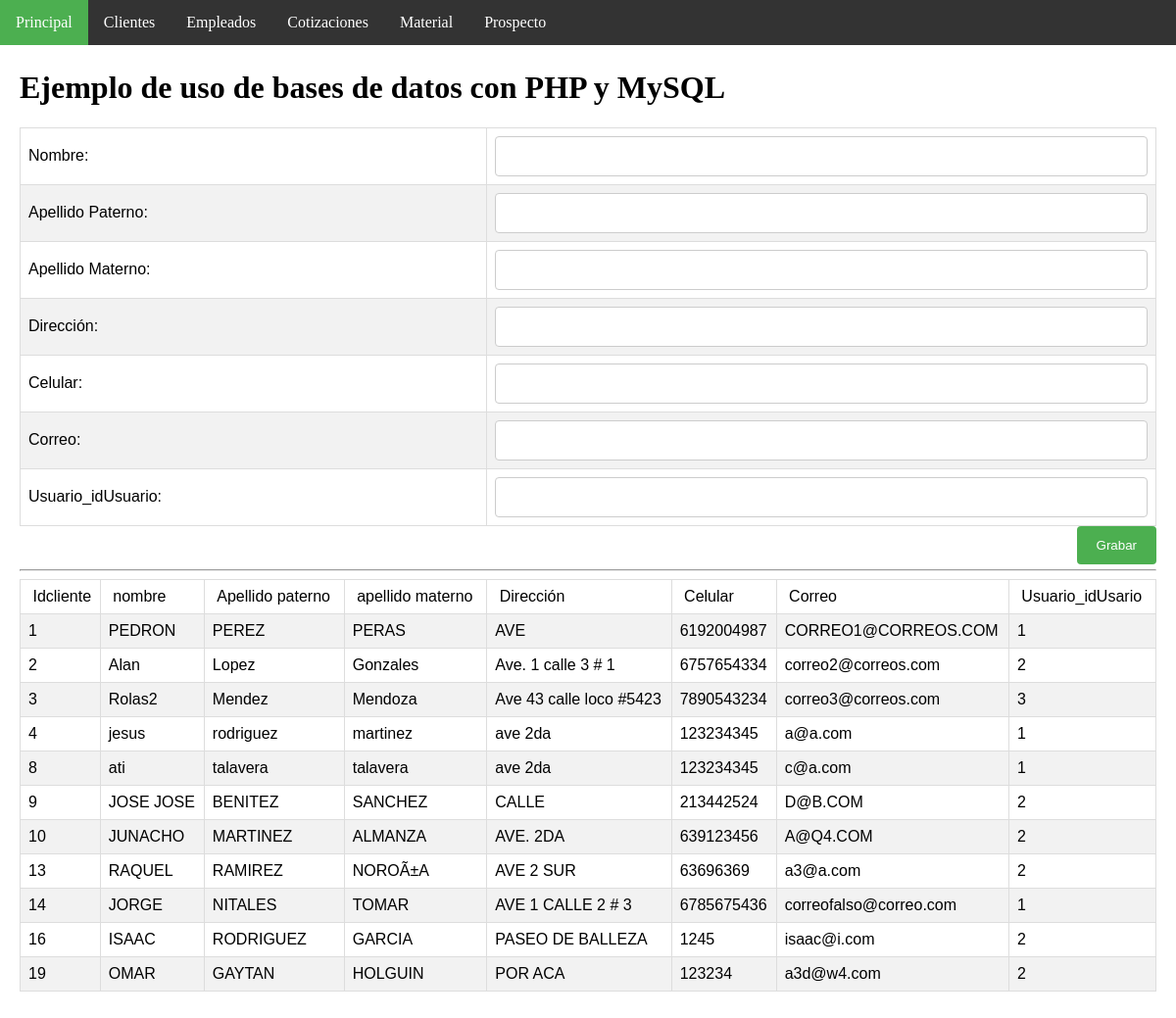
The app's page /insertCliente.php with its own data.
### tables this page shows
CREATE TABLE `cliente` (
  `idCliente` int(11) NOT NULL AUTO_INCREMENT,
  `nombre` varchar(30) NOT NULL,
  `ape_pat` varchar(20) NOT NULL,
  `ape_mat` varchar(20) NOT NULL,
  `direccion` varchar(45) NOT NULL,
  `cel` varchar(10) NOT NULL,
  `correo` varchar(30) NOT NULL,
  `Usuario_idUsuario` int(11) NOT NULL,
  PRIMARY KEY (`idCliente`,`Usuario_idUsuario`),
  UNIQUE KEY `correo_UNIQUE` (`correo`),
  KEY `fk_Cliente_Usuario1_idx` (`Usuario_idUsuario`),
  CONSTRAINT `fk_Cliente_Usuario1` FOREIGN KEY (`Usuario_idUsuario`) REFERENCES `usuario` (`idUsuario`) ON DELETE NO ACTION ON UPDATE NO ACTION
);

### insertCliente.php (the view, shortened to what this page needs)
<!DOCTYPE html>
<html>
<head>
   <link rel="stylesheet" type="text/css" href="css/page_style.css">
</head>
<body>
<ul>
  <li><a class="active" href="index.php">Principal</a></li>
  <li><a href="clienteAdmon.php">Clientes</a></li>
  <li><a href="empleadoAdmon.php">Empleados</a></li>
  <li><a href="cotizacionAdmon.php">Cotizaciones</a></li>
  <li><a href="materialAdmon.php">Material</a></li>
  <li><a href="prospectoAdmon.php">Prospecto</a></li>
</ul>
<div style="padding:20px;margin-top:30px;height:1500px;">
<h1>Ejemplo de uso de bases de datos con PHP y MySQL</h1>
<form action="insertClienteDb.php" method="post">
<table>
<tr>
   <td>Nombre:</td>
   <td><input type="text" name="nombre" size="20" maxlength="30"></td>
</tr>
<tr>
   <td>Apellido Paterno:</td>
   <td><input type="text" name="a_p" size="20" maxlength="30"></td>
</tr>
<tr>
   <td>Apellido Materno:</td>
   <td><input type="text" name="a_m" size="20" maxlength="30"></td>
</tr>
<tr>
   <td>Dirección:</td>
   <td><input type="text" name="dir" size="20" maxlength="30"></td>
</tr>
<tr>
   <td>Celular:</td>
   <td><input type="text" name="cel" size="20" maxlength="30"></td>
</tr>
<tr>
   <td>Correo:</td>
   <td><input type="text" name="email" size="20" maxlength="30"></td>
</tr>
<tr>
   <td>Usuario_idUsuario:</td>
   <td><input type="text" name="idu" size="20" maxlength="30"></td>
</tr>
</table>
<input type="submit" name="accion" value="Grabar">
<br><br>
</FORM>
<hr>
<?php
   $link=Conectarse();
   $query="select * from cliente";
   $result=mysqli_query($link,$query);
?>
<center>
 <table>
     <tr>
         <td >&nbsp;Idcliente</td>
         <td>&nbsp;nombre&nbsp;</td>
         <td>&nbsp;Apellido paterno&nbsp;</td>
         <td>&nbsp;apellido materno&nbsp;</td>
         <td>&nbsp;Dirección&nbsp;</td>
         <td>&nbsp;Celular&nbsp;</td>
         <td>&nbsp;Correo&nbsp;</td>
         <td>&nbsp;Usuario_idUsario&nbsp;</td>
      </tr>
<?php
   while($row = mysqli_fetch_array($result)) {
echo "<tr><td>".$row["idCliente"]."</td>";
echo "<td >".$row["nombre"]."</td>";
echo "<td>".$row["ape_pat"]."</td>";
echo "<td>".$row["ape_mat"]."</td>";
echo "<td>".$row["direccion"]."</td>";
echo "<td>".$row["cel"]."</td>";
echo "<td>".$row["correo"]."</td>";
echo "<td>".$row["Usuario_idUsuario"]."</td></tr>";
   }
?>
 </table> </center>
</div>
</body>
</html>

### css/page_style.css (style rules this page uses)
table { font-family: "Trebuchet MS", Arial, Helvetica, sans-serif; border-collapse: collapse; width: 100%; }
td,th { border: 1px solid #ddd; padding: 8px; }
tr:nth-child(even) { background-color: #f2f2f2; }
* { box-sizing: border-box; }
input[type=text], select, textarea { width: 100%; padding: 12px; border: 1px solid #ccc; border-radius: 4px; resize: vertical; }
input[type=submit] { background-color: #4CAF50; color: white; padding: 12px 20px; border: none; border-radius: 4px; cursor: pointer; float: right; }
body { margin:0; }
ul { list-style-type: none; margin: 0; padding: 0; overflow: hidden; background-color: #333; position: fixed; top: 0; width: 100%; }
li { float: left; }
li a { display: block; color: white; text-align: center; padding: 14px 16px; text-decoration: none; }
.active { background-color: #4CAF50; }

### records on screen
cliente: idCliente "1", nombre "PEDRON", ape_pat "PEREZ", ape_mat "PERAS", direccion "AVE", cel "6192004987", correo "CORREO1@CORREOS.COM", Usuario_idUsuario "1"
cliente: idCliente "2", nombre "Alan", ape_pat "Lopez", ape_mat "Gonzales", direccion "Ave. 1 calle 3 # 1", cel "6757654334", correo "correo2@correos.com", Usuario_idUsuario "2"
cliente: idCliente "3", nombre "Rolas2", ape_pat "Mendez", ape_mat "Mendoza", direccion "Ave 43 calle loco #5423", cel "7890543234", correo "correo3@correos.com", Usuario_idUsuario "3"
cliente: idCliente "4", nombre "jesus", ape_pat "rodriguez", ape_mat "martinez", direccion "ave 2da", cel "123234345", correo "a@a.com", Usuario_idUsuario "1"
cliente: idCliente "8", nombre "ati", ape_pat "talavera", ape_mat "talavera", direccion "ave 2da", cel "123234345", correo "c@a.com", Usuario_idUsuario "1"
cliente: idCliente "9", nombre "JOSE JOSE", ape_pat "BENITEZ", ape_mat "SANCHEZ", direccion "CALLE", cel "213442524", correo "D@B.COM", Usuario_idUsuario "2"
cliente: idCliente "10", nombre "JUNACHO", ape_pat "MARTINEZ", ape_mat "ALMANZA", direccion "AVE. 2DA", cel "639123456", correo "A@Q4.COM", Usuario_idUsuario "2"
cliente: idCliente "13", nombre "RAQUEL", ape_pat "RAMIREZ", ape_mat "NOROÃ±A", direccion "AVE 2 SUR", cel "63696369", correo "a3@a.com", Usuario_idUsuario "2"
cliente: idCliente "14", nombre "JORGE", ape_pat "NITALES", ape_mat "TOMAR", direccion "AVE 1 CALLE 2 # 3", cel "6785675436", correo "correofalso@correo.com", Usuario_idUsuario "1"
cliente: idCliente "16", nombre "ISAAC", ape_pat "RODRIGUEZ", ape_mat "GARCIA", direccion "PASEO DE BALLEZA", cel "1245", correo "isaac@i.com", Usuario_idUsuario "2"
cliente: idCliente "19", nombre "OMAR", ape_pat "GAYTAN", ape_mat "HOLGUIN", direccion "POR ACA", cel "123234", correo "a3d@w4.com", Usuario_idUsuario "2"
